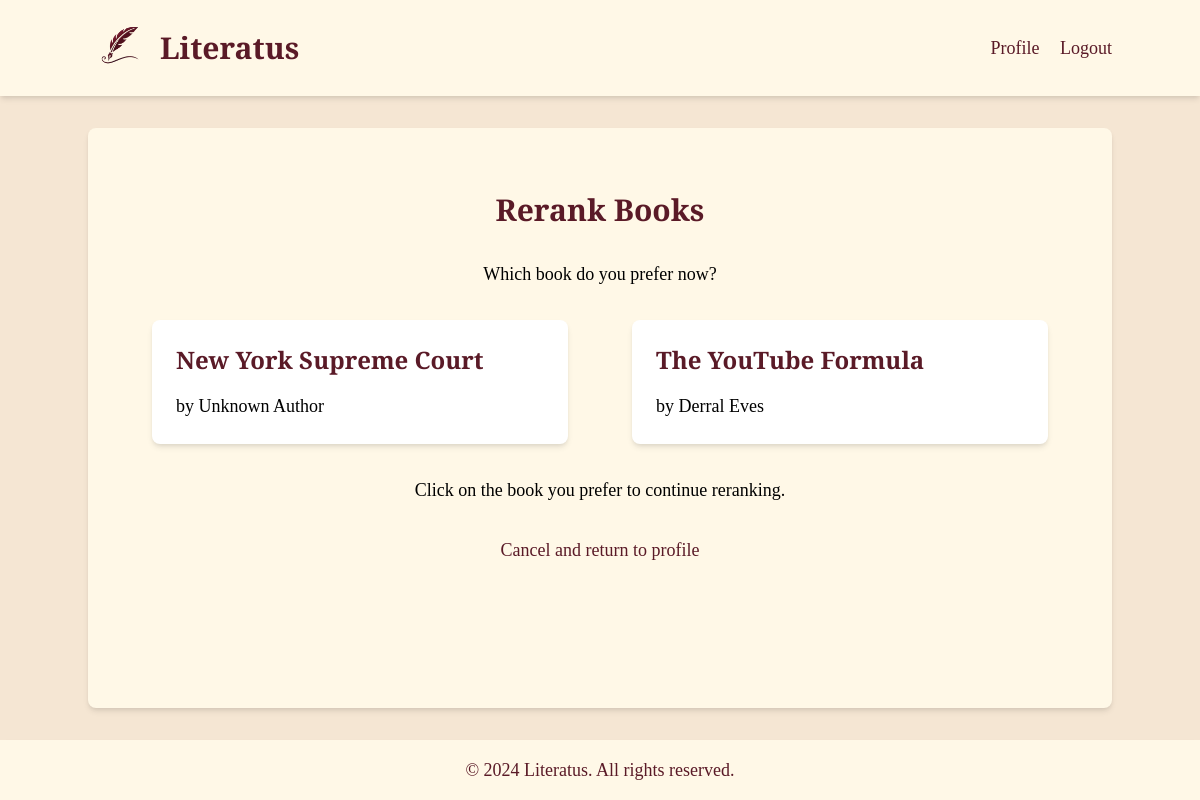
The app's page /initiate_rerank/3 (signed in) with its own data.
### app.py (models this page shows)
class Book(db.Model):
    id = db.Column(db.Integer, primary_key=True)
    title = db.Column(db.String(200), nullable=False)
    author = db.Column(db.String(100), nullable=False)
    sentiment = db.Column(db.String(20), nullable=False)
    position = db.Column(db.Integer, nullable=False)
    user_id = db.Column(db.Integer, db.ForeignKey('user.id'), nullable=False)

### app.py (the view)
@app.route('/initiate_rerank/<int:book_id>')
@login_required
def initiate_rerank(book_id):
    book_to_rerank = Book.query.get_or_404(book_id)
    if book_to_rerank.user_id != current_user.id:
        flash('You do not have permission to rerank this book.')
        return redirect(url_for('profile'))
    books_to_compare = Book.query.filter_by(user_id=current_user.id, sentiment=book_to_rerank.sentiment).order_by(
        Book.position).all()
    books_to_compare = [book for book in books_to_compare if book.id != book_to_rerank.id]
    if not books_to_compare:
        flash('No other books to compare for reranking.')
        return redirect(url_for('profile'))
    session['books_to_compare'] = [book.id for book in books_to_compare]
    session['comparison_index'] = len(books_to_compare) // 2
    session['book_to_rerank_id'] = book_to_rerank.id
    compared_book = books_to_compare[session['comparison_index']]
    return render_template('rerank_book.html', book_to_rerank=book_to_rerank, compared_book=compared_book)

### app.py (called while the page is built)
@login_manager.user_loader
def load_user(user_id):
    return User.query.get(int(user_id))

### templates/rerank_book.html (shortened to what this page needs)
{% extends "layout.html" %}
{% block content %}
<div class="max-w-4xl mx-auto text-center py-8">
    <h1 class="text-3xl font-bold mb-8 text-maroon font-title">Rerank Books</h1>
    <p class="mb-8">Which book do you prefer now?</p>
    <div class="flex justify-center space-x-16 mb-8">
        <form action="{{ url_for('rerank_book') }}" method="post" class="w-1/2">
            <button type="submit" class="w-full bg-white p-6 rounded-lg shadow-md hover:shadow-lg transition duration-300 text-left">
                <h2 class="text-2xl font-semibold mb-4 text-maroon font-title">{{ book_to_rerank.title }}</h2>
                <p>by {{ book_to_rerank.author }}</p>
            </button>
        </form>
        <form action="{{ url_for('rerank_book') }}" method="post" class="w-1/2">
            <button type="submit" class="w-full bg-white p-6 rounded-lg shadow-md hover:shadow-lg transition duration-300 text-left">
                <h2 class="text-2xl font-semibold mb-4 text-maroon font-title">{{ compared_book.title }}</h2>
                <p>by {{ compared_book.author }}</p>
            </button>
        </form>
    </div>
    <p class="mb-8">Click on the book you prefer to continue reranking.</p>
    <div class="mt-8">
        <a href="{{ url_for('profile') }}" class="text-maroon hover:underline">Cancel and return to profile</a>
    </div>
</div>
{% endblock %}

### templates/layout.html (style rules this page uses)
body { background-color: #F5E6D3; font-family: 'EB Garamond', serif; }
.text-maroon { color: #5A1A27; }
h1, h2, h3, h4, h5, h6, .font-title { font-family: 'Playfair Display', serif; }

### records on screen
Book: title "New York Supreme Court", author "Unknown Author"
Book: title "The YouTube Formula", author "Derral Eves"
